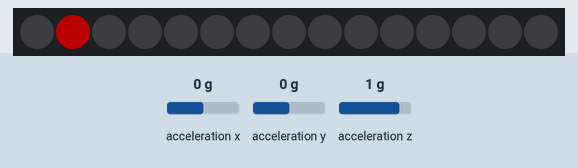
Simulated run of this program. Board: CircuitPython board. Shown: 15 RGB LEDs in strip order, left to right. The test bench sets the inputs (shaded band); at power-on: acceleration x 0 g, acceleration y 0 g, acceleration z 1 g. Dim RGB values are drawn brighter than linear.

Above: at 1.27 s.
At 2.1 s:
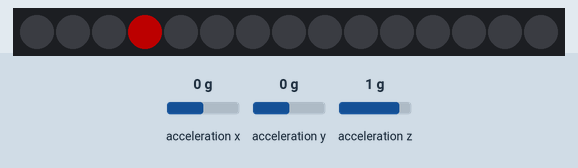
At 3.1 s:
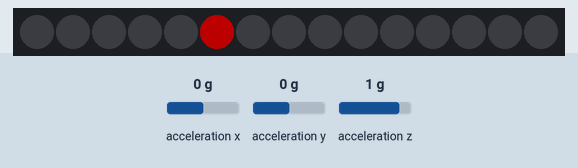
At 5.1 s:
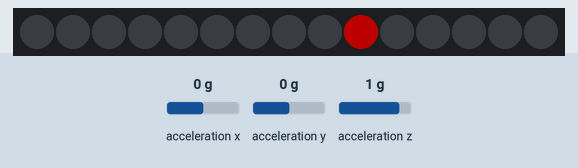
At 7.1 s:
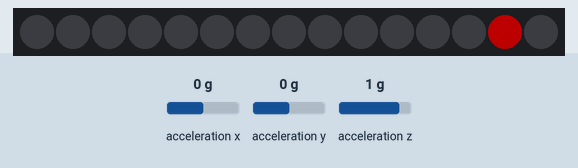
At 9.1 s:
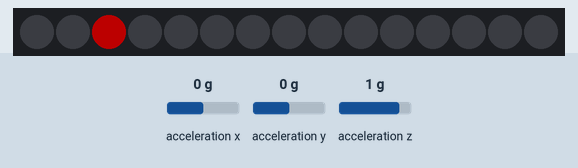

The program:

step2_neopixels.py
```python
import board
import time
import neopixel, digitalio, busio
import adafruit_debouncer

# The code to initialize the IMU and create the IMU object has been placed in
# the file ../lib/imu.py, so we can import it as a module
import imu

# Create IMU object
imu = imu.IMU()

# Update to match the pin connected to your NeoPixels
pixel_pin = board.D4

# Update to match the number of NeoPixels you have connected
pixel_num = 15

# Create a neopixel object. Keeping the brightness lower reduces power consumption, but
# gives a smaller range of visible color values
pixels = neopixel.NeoPixel(pixel_pin, pixel_num, brightness=0.3, auto_write=False)

# neopixel colors are defined as an RGB tuple, so (255,0,0) is Red
#pixels.fill((255,0,0))

# changes aren't visible until "show" is called (unless auto_write is True)
#pixels.show()

# Uncomment the lines below to change the color of the specified pixel
#time.sleep(1)
#pixels.fill((0,0,0))        #Fill with Black
#pixels[5] = (0, 255, 0)     #Set pixel #6 Green
#pixels.show()

# To learn more about using the adafruit debouncer library to detect sensor values above a threshold, see
#(https://learn.adafruit.com/debouncer-library-python-circuitpython-buttons-sensors/beyond-debouncing)
in_range = adafruit_debouncer.Debouncer(lambda:imu.acc_magnitude() <= 30)

cur_pixel = 0
def show_next_pixel(color = (255,0,0)):
    global cur_pixel
    pixels[cur_pixel] = (0,0,0)
    cur_pixel = (cur_pixel + 1) % pixel_num
    pixels[cur_pixel] = color
    pixels.show()

# Fill the pixels with a flash of color for 1/4 second
def color_flash(color = (0,0,255)):
    pixels.fill(color)
    pixels.show()
    time.sleep(0.1)
    pixels.fill((0,0,0))
    pixels.show()

last_advance_time = 0
while True:
    # The code below shows an animated pixel moving down the strip every 1/2 second
    # It is written to be non-blocking. Instead of pausing execution for 1/2 second
    # it continuously checks for the next time to advance the pixel, so other code
    # can run in the meantime.
    if time.monotonic() - last_advance_time > 0.5:
        show_next_pixel()
        last_advance_time = time.monotonic()

    #Uncomment the code below to flash all pixels blue when the imu detects shaking
    in_range.update()
    if in_range.rose:  #Shake detected
        show_flash()
```

imu.py
```python
from adafruit_lsm6ds.lsm6ds3 import LSM6DS3
from math import atan2, sqrt
import board, time, digitalio, busio


# Copied from https://forum.seeedstudio.com/t/imu-i2c-error-with-circuitpython-using-xiao-ble-sense/265020
class IMU(LSM6DS3):
    def __init__(self):
        dpwr = digitalio.DigitalInOut(board.IMU_PWR)
        dpwr.direction = digitalio.Direction.OUTPUT
        dpwr.value = 1
        time.sleep(1)
        i2c = busio.I2C(board.IMU_SCL, board.IMU_SDA)
        super().__init__(i2c)

    def roll(self):
        x,y,z = self.acceleration
        return atan2(y,z)

    def pitch(self):
        x,y,z = self.acceleration
        return atan2(-x, sqrt(z*z + y*y))

    def acc_magnitude(self):
        x,y,z = self.acceleration
        return sqrt(x*x + y*y + z*z)
```

Measured:
- by itself, everything shown: repeats every 7.6 s, in 15 steps
- what the display in image 0 shows lasts 0.5 s, from 1.0 s to 1.5 s
